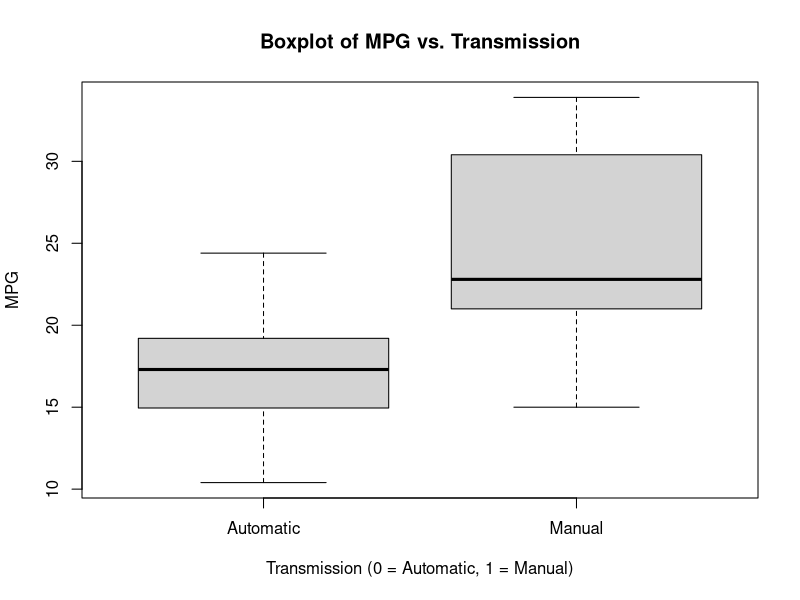
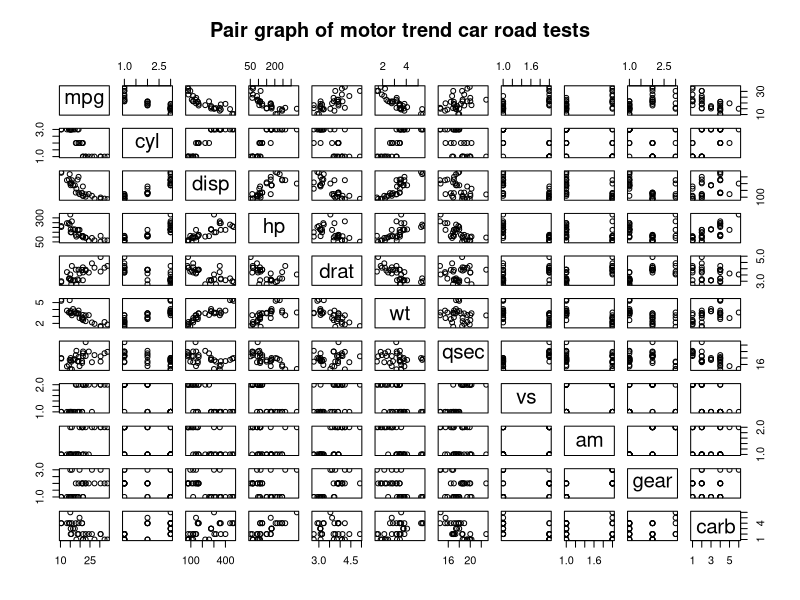
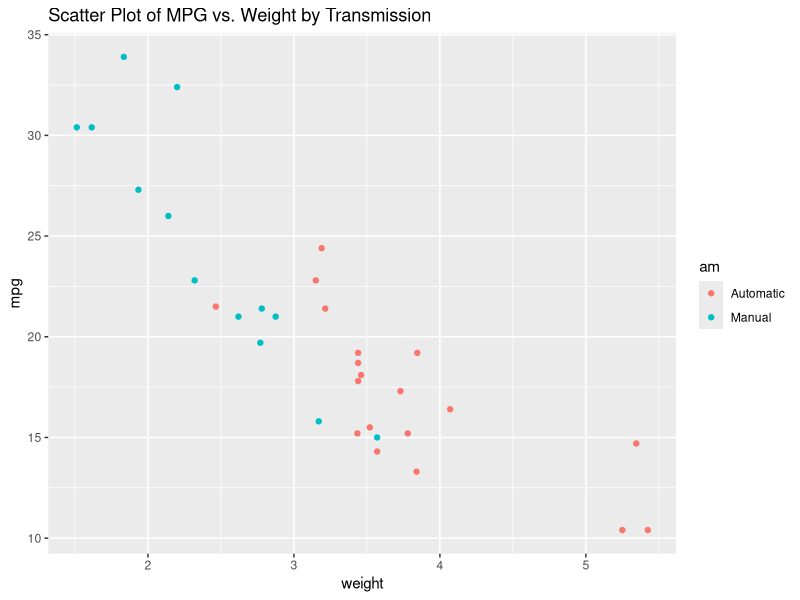
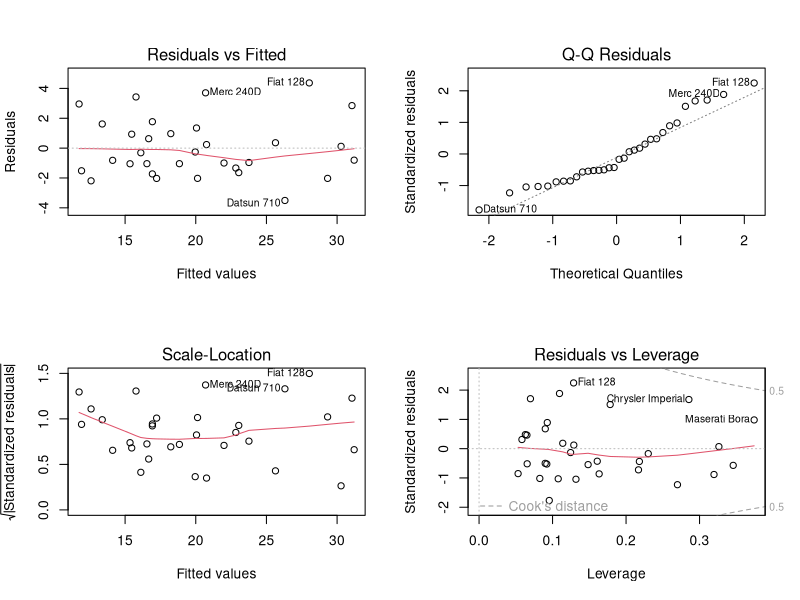

The R script that drew these images, in order:
## ---- chunk 1
data(mtcars)
mtcars$cyl <- factor(mtcars$cyl)
mtcars$vs <- factor(mtcars$vs)
mtcars$am <- factor(mtcars$am,labels=c('Automatic','Manual'))
mtcars$gear <- factor(mtcars$gear)
mtcars$carb <- factor(mtcars$carb)

str(mtcars)


## ---- chunk 2
first_Model<-lm(mpg ~ am, data=mtcars)

summary(first_Model) 
## ---- chunk 3
full_Model <- lm(mpg ~ ., data=mtcars)
summary(full_Model)
## ---- chunk 4
step_Model <- step(full_Model, k=log(nrow(mtcars)))
## ---- chunk 5

new_Model<-lm(mpg ~ wt + qsec + am + wt:am, data=mtcars)
## ---- chunk 6
anova(first_Model,full_Model, step_Model , new_Model) 
 
## ---- chunk 7
attach(mtcars)
boxplot(mpg ~ am, xlab="Transmission (0 = Automatic, 1 = Manual)",
        ylab="MPG",
        main="Boxplot of MPG vs. Transmission")
## ---- chunk 8

pairs(mpg ~ ., data=mtcars, main="Pair graph of motor trend car road tests")


## ---- chunk 9
library(ggplot2)
ggplot(mtcars, aes(x=wt, y=mpg, group=am, color=am, height=3, width=3)) + geom_point() +  
scale_colour_discrete(labels=c("Automatic", "Manual")) + 
xlab("weight") + ggtitle("Scatter Plot of MPG vs. Weight by Transmission")


## ---- chunk 10
par(mfrow = c(2, 2))
plot(new_Model)

